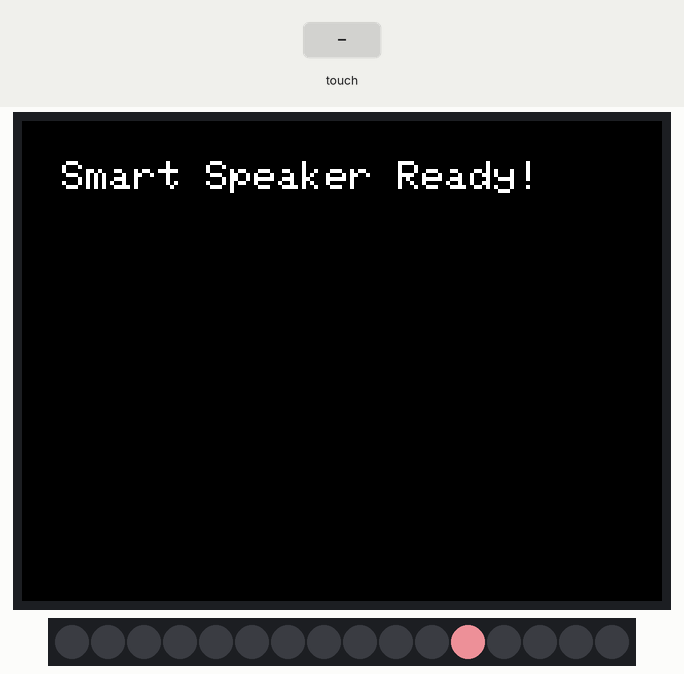
Simulated run of this sketch. Board: Arduino Uno, built with avr-gcc and run on an emulated ATmega328P. Parts: 320×240 colour display, 16 RGB LEDs in strip order, left to right. The test bench sets the inputs (shaded band). Dim RGB values are drawn brighter than linear; random numbers use the default seed unless the sketch sets one; the audio player accepts every command and is not drawn.

Above: at 1.9 s.
2.0 s: touch panel pressed at 13 % / 10 % of its raw x / y range
At 3.2 s:
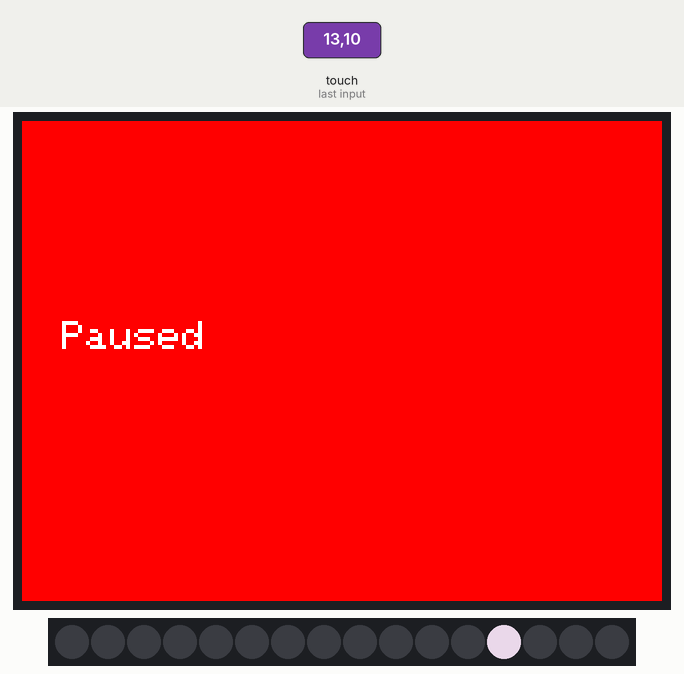
3.5 s: touch panel pressed at 38 % / 10 % of its raw x / y range
At 3.9 s:
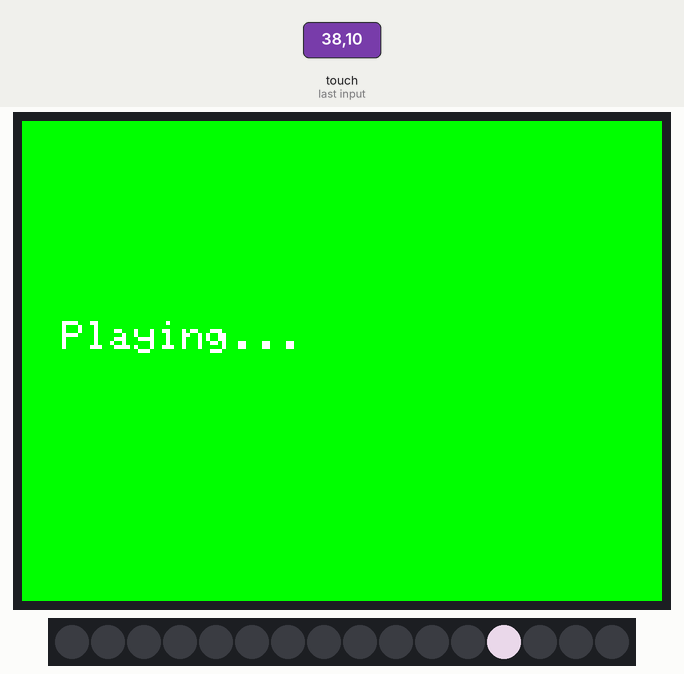
8.6 s: touch panel pressed at 62 % / 10 % of its raw x / y range
At 9.5 s:
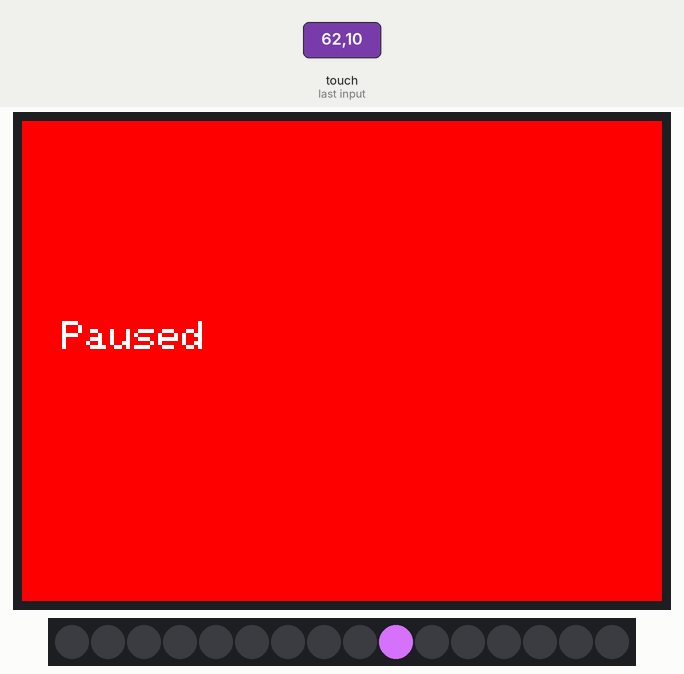
10.1 s: touch panel pressed at 87 % / 10 % of its raw x / y range
At 10.5 s:
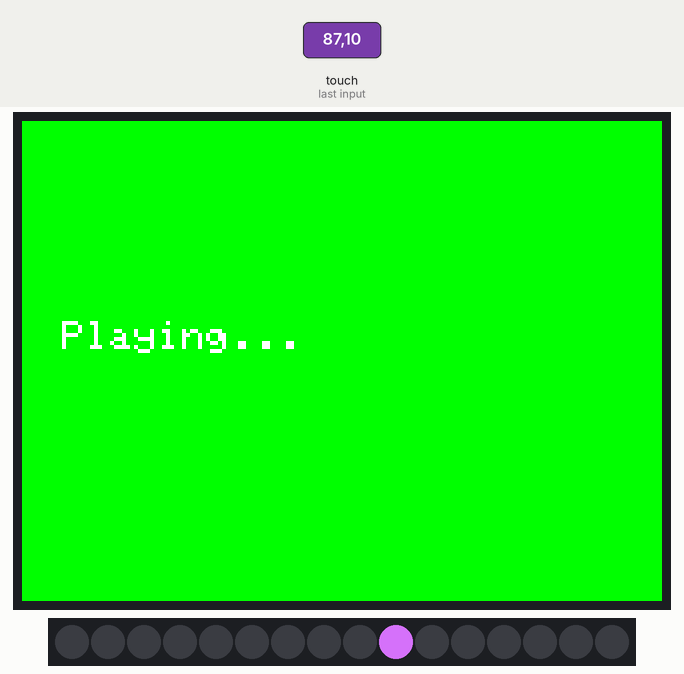

Measured:
- after the input at 3.5 s, the display: first changes at once (image 2 shows a later state)
- after the input at 10.1 s, the display: first changes at once (image 4 shows a later state)
- what the display in image 2 shows lasts 0.5 s, from 3.6 s to 4.1 s

The sketch:

main.ino
```cpp
#include <SPI.h>
#include <Adafruit_GFX.h>
#include <Adafruit_ILI9341.h>
#include <XPT2046_Touchscreen.h>
#include <DFRobotDFPlayerMini.h>
#include <SoftwareSerial.h>
#include <Adafruit_NeoPixel.h>

#define TFT_CS    15
#define TFT_DC    2
#define TFT_RST   4

#define TOUCH_CS  12
#define TOUCH_IRQ 14

#define NEOPIXEL_PIN 13
#define NUMPIXELS    16

#define DFPLAYER_RX 16
#define DFPLAYER_TX 17

Adafruit_ILI9341 tft = Adafruit_ILI9341(TFT_CS, TFT_DC, TFT_RST);
XPT2046_Touchscreen ts(TOUCH_CS, TOUCH_IRQ);
SoftwareSerial mySoftwareSerial(DFPLAYER_RX, DFPLAYER_TX);
DFRobotDFPlayerMini myDFPlayer;
Adafruit_NeoPixel pixels(NUMPIXELS, NEOPIXEL_PIN, NEO_GRB + NEO_KHZ800);

bool isPlaying = false;
unsigned long lastLEDUpdate = 0;

void setup() {
  Serial.begin(115200);
  mySoftwareSerial.begin(9600);

  tft.begin();
  tft.setRotation(1);
  tft.fillScreen(ILI9341_BLACK);
  tft.setTextColor(ILI9341_WHITE);
  tft.setTextSize(2);
  tft.setCursor(20, 20);
  tft.println("Smart Speaker Ready!");

  ts.begin();
  ts.setRotation(1);

  if (!myDFPlayer.begin(mySoftwareSerial)) {
    tft.println("DFPlayer Error!");
    while (true);
  }

  myDFPlayer.volume(25);
  myDFPlayer.play(1);  // play first song
  isPlaying = true;

  pixels.begin();
  pixels.show(); // Initialize all pixels to 'off'
}

void loop() {
  if (ts.touched()) {
    TS_Point p = ts.getPoint();
    // crude region detection
    if (p.x > 200 && p.y > 200) {
      // Stop/Start toggle
      if (isPlaying) {
        myDFPlayer.pause();
        isPlaying = false;
        tft.fillScreen(ILI9341_RED);
        tft.setCursor(20, 100);
        tft.println("Paused");
      } else {
        myDFPlayer.start();
        isPlaying = true;
        tft.fillScreen(ILI9341_GREEN);
        tft.setCursor(20, 100);
        tft.println("Playing...");
      }
      delay(500); // debounce
    }
  }

  if (isPlaying) {
    animateRing();
  }
}

void animateRing() {
  if (millis() - lastLEDUpdate > 100) {
    static int pos = 0;
    pixels.clear();
    pixels.setPixelColor(pos, pixels.Color(random(100, 255), random(100, 255), random(100, 255)));
    pixels.show();
    pos = (pos + 1) % NUMPIXELS;
    lastLEDUpdate = millis();
  }
}
```
